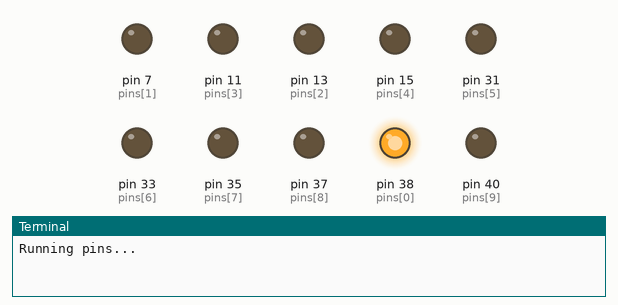
Bench run of a program on a simulated Raspberry Pi (header pin numbers). On the bench: output pins drawn as LEDs (lit = HIGH), the last lines printed to the terminal.

Above: at 0.05 s.
At 0.55 s:
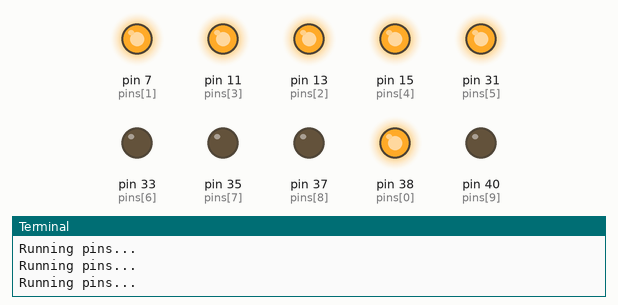
At 1.15 s:
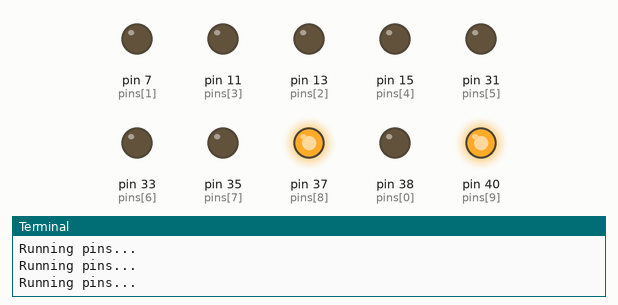
At 2.25 s:
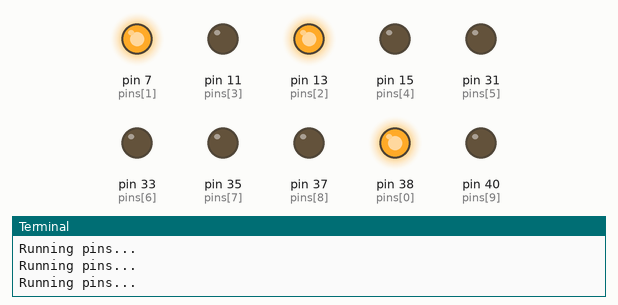
At 3.35 s:
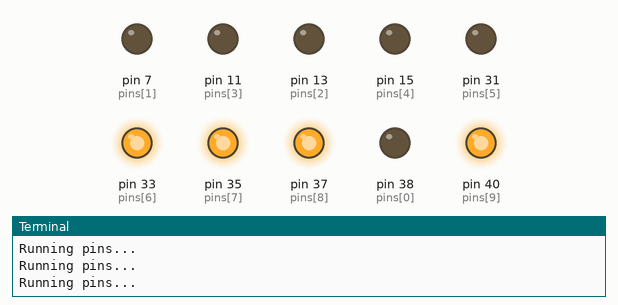
At 4.46 s:
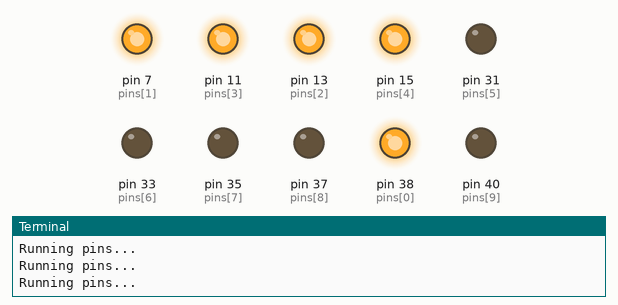
Timing chart, 0 to 4.8 s (numbered marks = the images above):
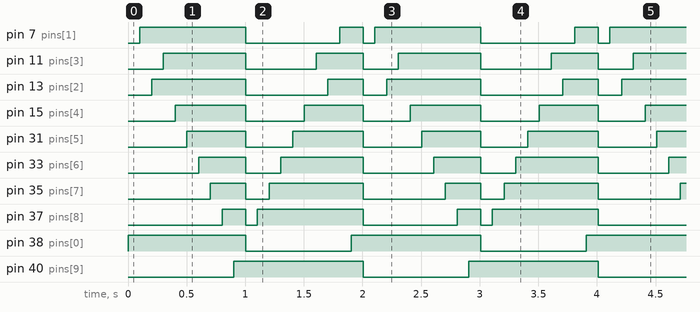

The program:

ledTen.py
```python
import RPi.GPIO as GPIO
import time

pins = [38, 7, 13, 11, 15, 31, 33, 35, 37, 40]
interval = 0.1
lastPosition = 0

def setup():
    GPIO.setmode(GPIO.BOARD)
    # Setup all the pins
    for pin in pins:
        GPIO.setup(pin, GPIO.OUT)

def led():
    while True:
        global lastPosition
        print('Running pins...')
        runPinsIncreasing(pins[lastPosition])

def runPins(position):
    # Turn off all of them and then turn the right one on
    global lastPosition
    for pin in pins:
        GPIO.output(pin, GPIO.LOW)
    GPIO.output(position, GPIO.HIGH)
    if lastPosition < len(pins) - 1:
        lastPosition += 1
    else:
        lastPosition = 0
    time.sleep(interval)

def runPinsIncreasing(position):
    global lastPosition
    global pins
    if lastPosition == 0:
        for pin in pins:
            GPIO.output(pin, GPIO.LOW)

    GPIO.output(position, GPIO.HIGH)
    if lastPosition < len(pins):
        lastPosition += 1

    # Reverse the order in the last position
    if lastPosition == len(pins):
        lastPosition = 0
        pins = pins[::-1]

    time.sleep(interval)

def end():
    for pin in pins:
        GPIO.output(pin, GPIO.LOW)
    GPIO.cleanup()

setup()
try:
    led()
except KeyboardInterrupt:
    end()
```

Measured:
- by itself, pin 7 (pins[1]): repeats every 2.0 s: LOW 0.80 s, HIGH 0.20 s, LOW 0.10 s, HIGH 0.90 s
- by itself, pin 11 (pins[3]): repeats every 2.0 s: LOW 0.60 s, HIGH 0.40 s, LOW 0.30 s, HIGH 0.70 s
- by itself, pin 13 (pins[2]): repeats every 2.0 s: LOW 0.70 s, HIGH 0.30 s, LOW 0.20 s, HIGH 0.80 s
- by itself, pin 15 (pins[4]): alternates HIGH for 0.60 s and LOW for 0.50 s
- by itself, pin 31 (pins[5]): alternates HIGH for 0.50 s and LOW for 0.40 s
- by itself, pin 33 (pins[6]): repeats every 2.0 s: LOW 0.30 s, HIGH 0.70 s, LOW 0.60 s, HIGH 0.40 s
- by itself, pin 35 (pins[7]): repeats every 2.0 s: LOW 0.20 s, HIGH 0.80 s, LOW 0.70 s, HIGH 0.30 s
- by itself, pin 37 (pins[8]): repeats every 2.0 s: LOW 0.10 s, HIGH 0.90 s, LOW 0.80 s, HIGH 0.20 s
